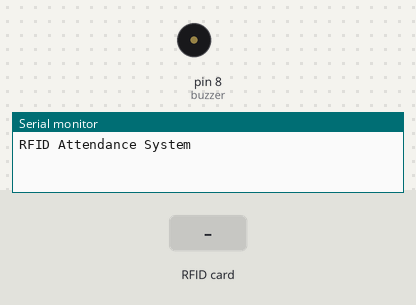
Recording of a sketch running on a simulated Arduino Uno, built with avr-gcc and run on an emulated ATmega328P. On the bench: buzzer (waves = sounding, pin HIGH), the last lines printed to the serial monitor. Inputs (shaded band) come from the test bench. Pins used as bus, display or sensor lines are not drawn.

Above: at 1.2 s.
1.3 s: RFID card 93 A7 2F 1B held to the reader
At 1.4 s:
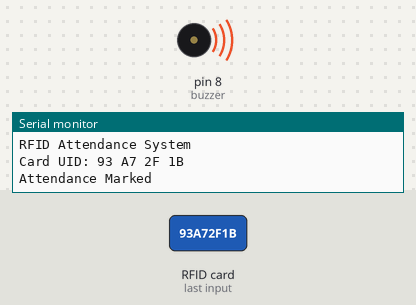
3.0 s: RFID card 5E 7A 19 C4 held to the reader
Timing chart, 0 to 6.0 s (numbered marks = the images above; inputs shaded):
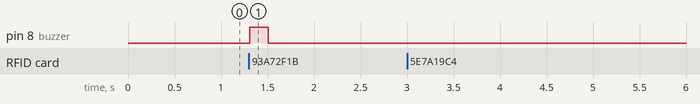

Measured:
- after the input at 1.3 s, pin 8 (buzzer): LOW → HIGH at once, → LOW 0.20 s later

The sketch:

code.ino.ino
```cpp
#include <SPI.h>
#include <MFRC522.h>

#define SS_PIN 10
#define RST_PIN 9

MFRC522 rfid(SS_PIN, RST_PIN);

int buzzer = 8;

String authorizedUID = "93 A7 2F 1B";

void setup() {

  Serial.begin(9600);

  SPI.begin();

  rfid.PCD_Init();

  pinMode(buzzer, OUTPUT);

  Serial.println("RFID Attendance System");
}

void loop() {

  if ( ! rfid.PICC_IsNewCardPresent())
    return;

  if ( ! rfid.PICC_ReadCardSerial())
    return;

  String cardUID = "";

  for (byte i = 0; i < rfid.uid.size; i++) {

    cardUID += String(rfid.uid.uidByte[i], HEX);

    if(i < rfid.uid.size - 1)
      cardUID += " ";
  }

  cardUID.toUpperCase();

  Serial.print("Card UID: ");
  Serial.println(cardUID);

  if(cardUID == authorizedUID) {

    Serial.println("Attendance Marked");

    digitalWrite(buzzer, HIGH);
    delay(200);
    digitalWrite(buzzer, LOW);
  }

  else {

    Serial.println("Unauthorized Card");
  }

  delay(1000);
}
```
